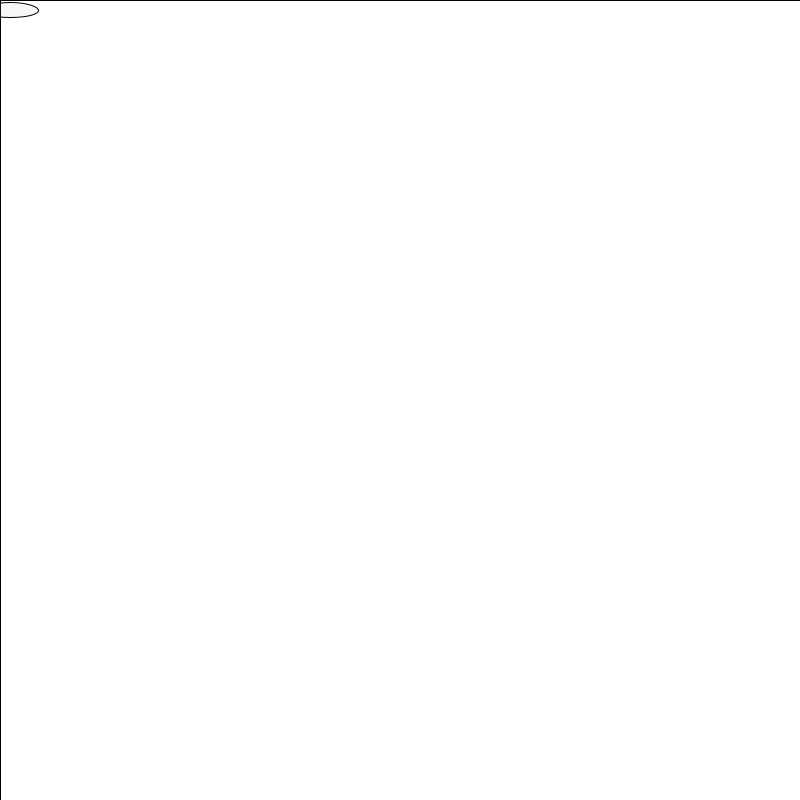
Frame 1 (no input)
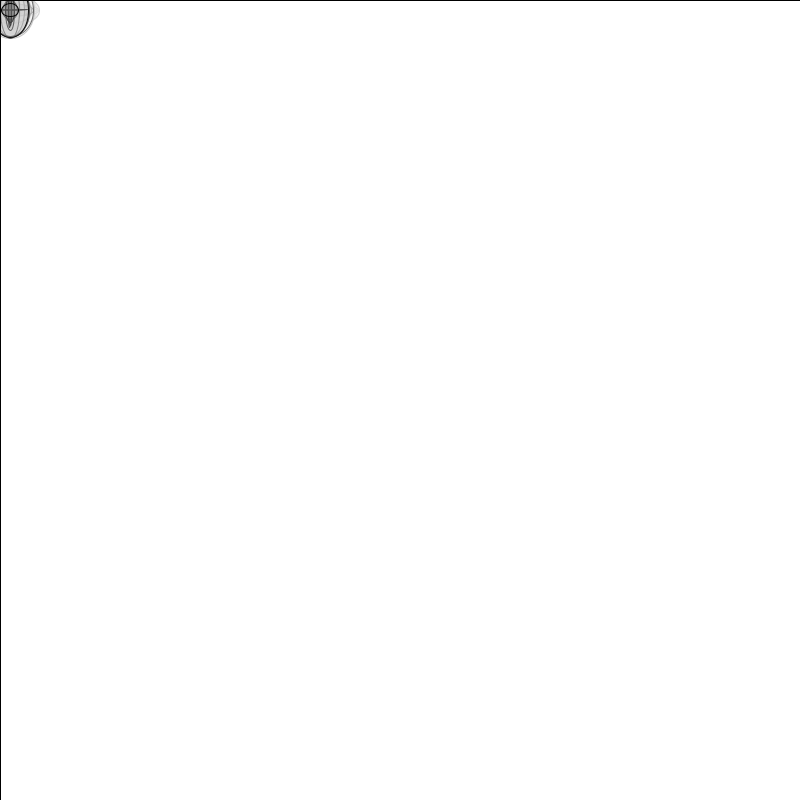
Frame 60 (the mouse pressed at the canvas centre just before this capture)
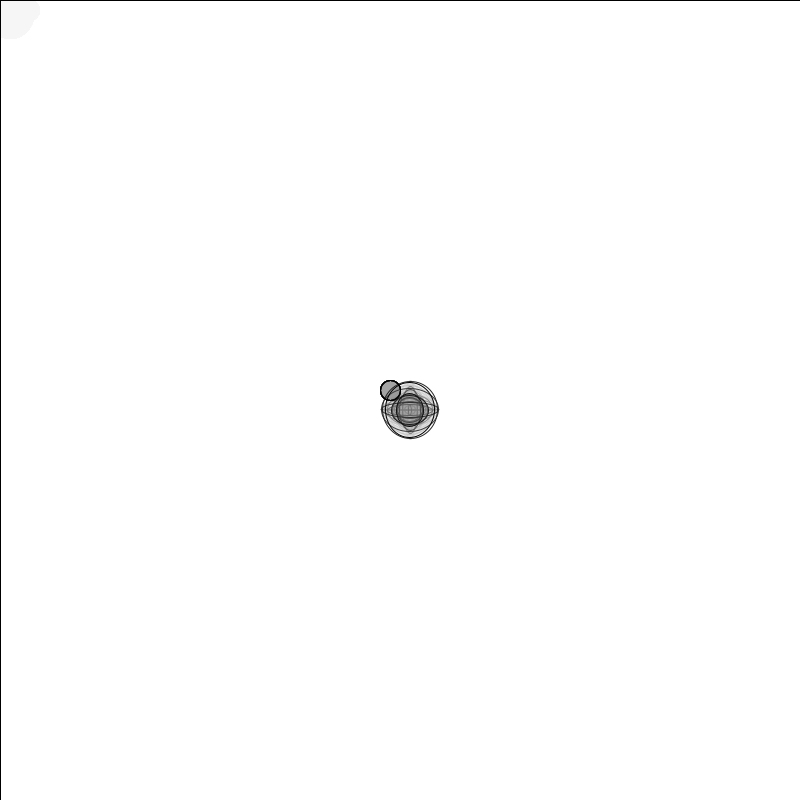
Frame 120 (the mouse held since frame 60 and released just before this capture)

The Processing sketch that drew these frames (run headless with seeded random() and noise(); from frame 60 on, the mouse is pressed at the canvas centre):

// Processing sketch: processing_50293
// ── processing_50293.pde

void setup() {
  size(800,800);
  smooth();
  background(255);
}

void draw() {
  fill(255,13);
  rect(0,0, 800,800);
  int i = mouseX;
  int j = mouseY;

  if (i < 50 && j < 50) {
    fill(random(255),random(100));
    ellipse(mouseX + 10, mouseY + 10, random(60),random(60));
    ellipse(mouseX - 10, mouseY - 10, 20,20);
  }  
  else if (i <100 && j < 100) {
    fill(random(230),random(90));
    ellipse(mouseX + 10, mouseY + 10, 20,20);
    ellipse(mouseX - 10, mouseY - 10, random(60),random(60));
  }
  else if (i <150 && j < 150) {
      fill(random(205),random(70));
      ellipse(mouseX + 10, mouseY + 10, random(60),random(60));
      ellipse(mouseX - 10, mouseY - 10, 20,20);
  }
  else if (i <200 && j < 200) {
      fill(random(195),random(55));
      ellipse(mouseX + 10, mouseY + 10, 20,20);
      ellipse(mouseX - 10, mouseY - 10, random(60),random(60));
  }
  else if (i <250 && j < 250) {
      fill(random(150),random(50));
      ellipse(mouseX + 10, mouseY + 10, random(60),random(60));
      ellipse(mouseX - 10, mouseY - 10, 20,20);
  }
  else if (i <300 && j < 300) {
      fill(random(165),random(45));
      ellipse(mouseX + 10, mouseY + 10, 20,20);
      ellipse(mouseX - 10, mouseY - 10, random(60),random(60));
  }
  else if (i <350 && j < 350) {
      fill(random(155),random(40));
      ellipse(mouseX + 10, mouseY + 10, random(60),random(60));
      ellipse(mouseX - 10, mouseY - 10, 20,20);
  }
  else if (i <400 && j < 400) {
      fill(random(145),random(35));
      ellipse(mouseX + 10, mouseY + 10, 20,20);
      ellipse(mouseX - 10, mouseY - 10, random(60),random(60));
  }
  else if (i <450 && j < 450) {
      fill(random(135),random(25));
      ellipse(mouseX + 10, mouseY + 10, random(60),random(60));
      ellipse(mouseX - 10, mouseY - 10, 20,20);
  }
  else if (i <500 && j < 500) {
      fill(random(125),random(55));
      ellipse(mouseX + 10, mouseY + 10, 20,20);
      ellipse(mouseX - 10, mouseY - 10, random(60),random(60));
  }
  else if (i <550 && j < 550) {
      fill(random(105),random(65));
      ellipse(mouseX + 10, mouseY + 10, random(60),random(60));
      ellipse(mouseX - 10, mouseY - 10, 20,20);
  }
  else if (i <600 && j < 600) {
      fill(random(95),random(75));
      ellipse(mouseX + 10, mouseY + 10, 20,20);
      ellipse(mouseX - 10, mouseY - 10, random(60),random(60));
  }
  else if (i <650 && j < 650) {
      fill(random(75),random(15));
      ellipse(mouseX + 10, mouseY + 10, random(60),random(60));
      ellipse(mouseX - 10, mouseY - 10, 20,20);
  }
  else if (i <700 && j < 700) {
      fill(random(65),random(5));
      ellipse(mouseX + 10, mouseY + 10, 20,20);
      ellipse(mouseX - 10, mouseY - 10, random(60),random(60));
  }
  else if (i <750 && j < 750) {
      fill(random(35),random(1));
      ellipse(mouseX + 10, mouseY + 10, random(60),random(60));
      ellipse(mouseX - 10, mouseY - 10, 20,20);
  }
  else if (i <800 && j < 800) {
      fill(random(100),random(55));
      ellipse(mouseX + 10, mouseY + 10, 20,20);
      ellipse(mouseX - 10, mouseY - 10, random(60),random(60));
  }
}
